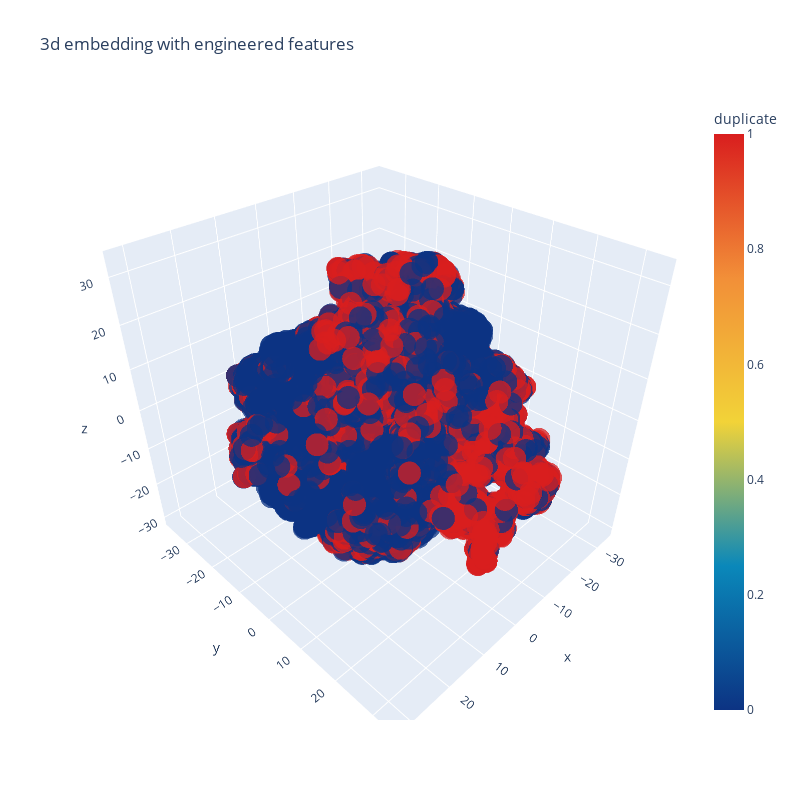

Notebook code cell kept with this figure:
### Code cell
import plotly.graph_objs as go
import plotly.tools as tls
import plotly.offline as py
py.init_notebook_mode(connected=True)

trace1 = go.Scatter3d(
    x=tsne3d[:,0],
    y=tsne3d[:,1],
    z=tsne3d[:,2],
    mode='markers',
    marker=dict(
        sizemode='diameter',
        color = y,
        colorscale = 'Portland',
        colorbar = dict(title = 'duplicate'),
        line=dict(color='rgb(255, 255, 255)'),
        opacity=0.75
    )
)

data=[trace1]
layout=dict(height=800, width=800, title='3d embedding with engineered features')
fig=dict(data=data, layout=layout)
py.iplot(fig, filename='3DBubble')

### Figure 1 — Plotly figure (JSON) as saved in the notebook; plotly's stock layout.template omitted (floating-point values rounded to 4 significant figures; data arrays with more than 128 entries replaced by an {"elided": "..."} marker saying what was removed)
{"data": [{"marker": {"color": {"elided": "30000 int values"}, "colorbar": {"title": {"text": "duplicate"}}, "colorscale": [[0, "rgb(12,51,131)"], [0.25, "rgb(10,136,186)"], [0.5, "rgb(242,211,56)"], [0.75, "rgb(242,143,56)"], [1, "rgb(217,30,30)"]], "line": {"color": "rgb(255, 255, 255)"}, "opacity": 0.75, "sizemode": "diameter"}, "mode": "markers", "type": "scatter3d", "x": {"elided": "30000 float values"}, "y": {"elided": "30000 float values"}, "z": {"elided": "30000 float values"}}], "layout": {"height": 800, "title": {"text": "3d embedding with engineered features"}, "width": 800}}
